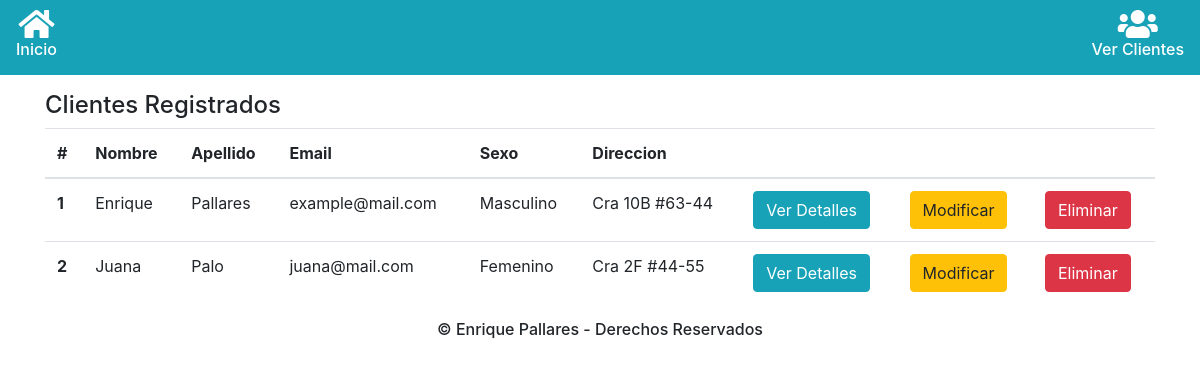
The page /index.php/clientes_controller/verClientes on the database as committed earlier.
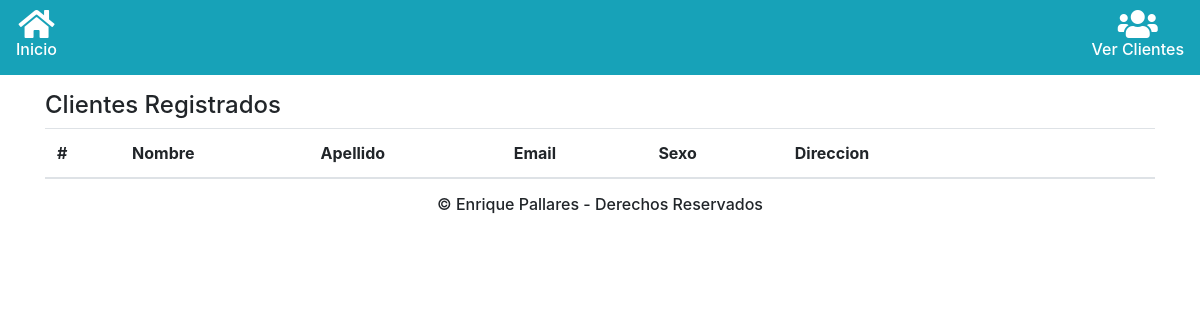
The same page on the database as committed later.
### tables this page shows
CREATE TABLE `clientes` (
  `id` int(11) NOT NULL,
  `nombre` varchar(255) NOT NULL,
  `apellido` varchar(255) NOT NULL,
  `sexo` enum('Masculino','Femenino','','') NOT NULL,
  `email` varchar(255) NOT NULL,
  `direccion` varchar(255) NOT NULL
);

### application/controllers/Clientes_controller.php (called while the page is built, shortened)
<?php
    class Clientes_controller extends CI_Controller {
        public function __construct() {
            $this->load->helper("url");
            $this->load->model("Clientes_model");
            $this->load->library("session");
        }
        public function verClientes() {
            $this->load->view("header_view");
            $clientes["ver"] = $this->Clientes_model->ver();
            $this->load->view("clientes_view", $clientes);
            $this->load->view("footer_view");
        }
    }
?>

### index.php (called while the page is built, shortened)
<?php
require_once BASEPATH.'core/CodeIgniter.php';

### application/models/Clientes_model.php (called while the page is built, shortened)
<?php
    class Clientes_model extends CI_Model {
        public function ver() {
            $consulta = $this->db->query("SELECT * FROM clientes ORDER BY nombre;");
            return $consulta->result();
        }
    }
?>

### application/views/clientes_view.php (the view, shortened to what this page needs)
<h4>Clientes Registrados</h4>
<div class="table-responsive">
    <table class="table">
        <thead>
            <tr>
                <th scope="col">#</th>
                <th scope="col">Nombre</th>
                <th scope="col">Apellido</th>
                <th scope="col">Email</th>
                <th scope="col">Sexo</th>
                <th scope="col">Direccion</th>
                <th scope="col"></th>
                <th scope="col"></th>
                <th scope="col"></th>
            </tr>
        </thead>
        <tbody>
            <?php
            $contador = 1;
            foreach($ver as $fila) {
            ?>
            <tr>
                <th scope="row"><?=$contador?></th>
                <td><?=$fila->nombre;?></td>
                <td><?=$fila->apellido;?></td>
                <td><?=$fila->email;?></td>
                <td><?=$fila->sexo;?></td>
                <td><?=$fila->direccion;?></td>
                <td><a class="btn btn-info" href="<?=base_url("Clientes_controller/verDetalle/$fila->id")?>">Ver Detalles</a></td>
                <td><a class="btn btn-warning" href="<?=base_url("Clientes_controller/modificar/$fila->id")?>">Modificar</a></td>
                <td><a class="btn btn-danger" href="<?=base_url("Clientes_controller/eliminar/$fila->id")?>">Eliminar</a></td>
            </tr>
            <?php
            $contador++;
            }
            ?>
        </tbody>
    </table>
</div>

### application/views/header_view.php (shortened to what this page needs)
<!DOCTYPE html>
<html lang="en">
<head>
    <link rel="stylesheet" href="https://stackpath.bootstrapcdn.com/bootstrap/4.2.1/css/bootstrap.min.css">
    <link rel="stylesheet" href="https://use.fontawesome.com/releases/v5.6.3/css/all.css">
</head>
<body>
    <header>
        <nav>
            <ul class="nav justify-content-between bg-info">
                <li class="nav-item">
                    <a class="nav-link h6 text-white text-center" href="<?=base_url()?>">
                        <span class="fas fa-home fa-2x"></span>
                        <span class="d-none d-sm-none d-md-block">Inicio</span>
                    </a>
                </li>
                <li class="nav-item">
                    <a class="nav-link h6 text-white text-center" href="<?=base_url("Clientes_controller/verClientes/")?>">
                        <span class="fas fa-users fa-2x mx-auto"></span>
                        <span class="d-none d-sm-none d-md-block">Ver Clientes</span>
                    </a>
                </li>
            </ul>
        </nav>
    </header>
    <div class="container mt-3">

### application/views/footer_view.php (shortened to what this page needs)
    </div>
    <footer>
        <h6 class="text-center"> &copy; Enrique Pallares - Derechos Reservados </h6>
    </footer>
</body>
</html>

Rows that differ between the two databases and show on the page:
removed clientes: nombre "Enrique", apellido "Pallares", email "example@mail.com", sexo "Masculino", direccion "Cra 10B #63-44"
removed clientes: nombre "Juana", apellido "Palo", email "juana@mail.com", sexo "Femenino", direccion "Cra 2F #44-55"
